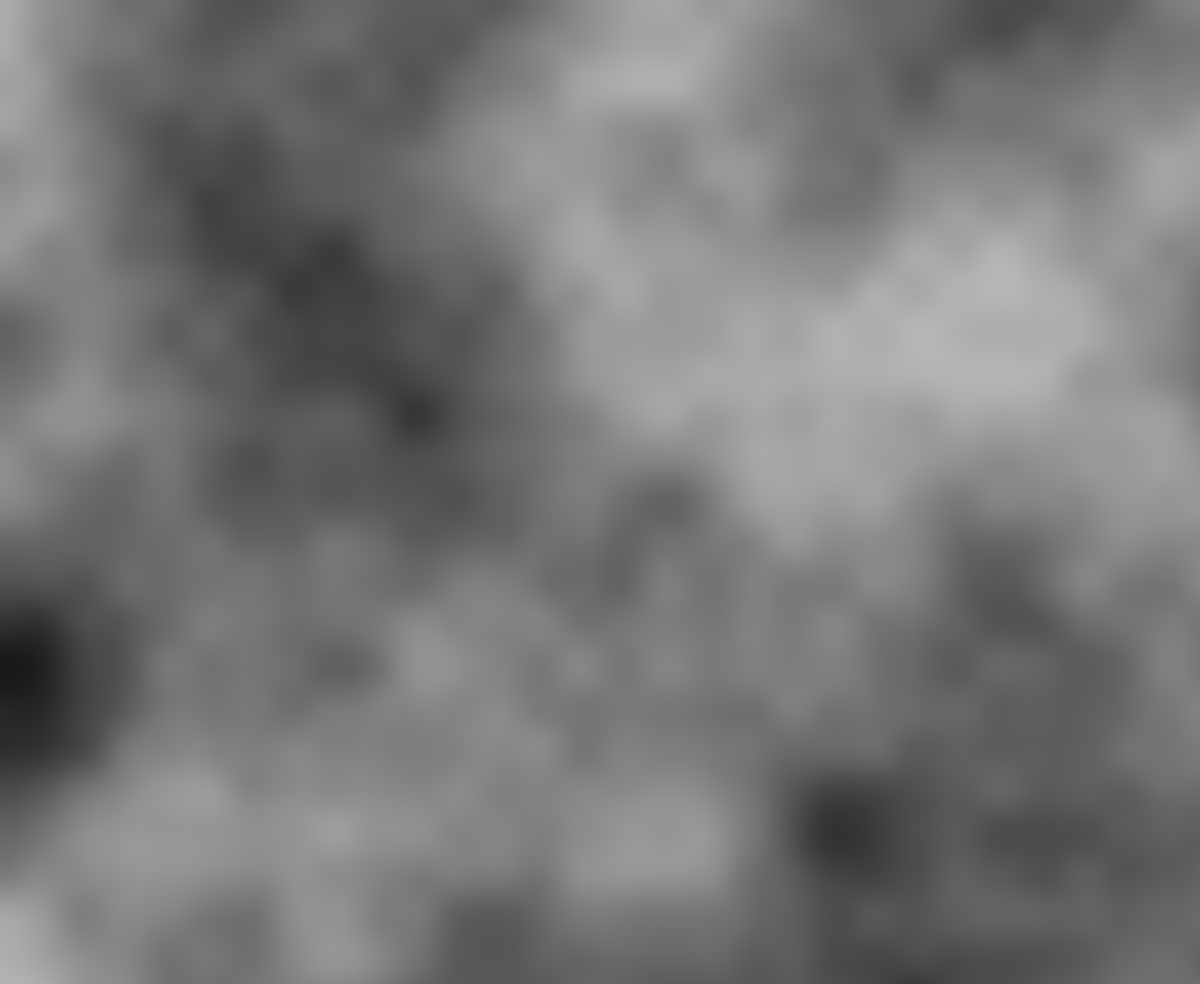
Frame 1 (no input)
Frame 2 (the mouse pressed at the canvas centre, redrawn once): identical to frame 1, image omitted

The p5.js sketch that drew this single still picture (run headless with seeded random() and noise() and a simulated clock; the mouse was pressed at the canvas centre and the sketch redrawn once):

// p5.js sketch
// ── sketch.js
const inc = 0.003

function setup() {
  createCanvas(windowWidth, windowHeight - 16)
  pixelDensity(1)
}

function draw() {
  let yoff = 0

  loadPixels()
    for(let y = 0; y < height; y++) {
      let xoff = 0

      for(let x = 0; x < width; x++) {
        const r = noise(xoff, yoff) * 255
        const index = (x + y * width) * 4

        pixels[index + 0] = r
        pixels[index + 1] = r
        pixels[index + 2] = r
        pixels[index + 3] = 255

        xoff += inc
      }
      yoff += inc
    }
  updatePixels()

  noLoop()
}
